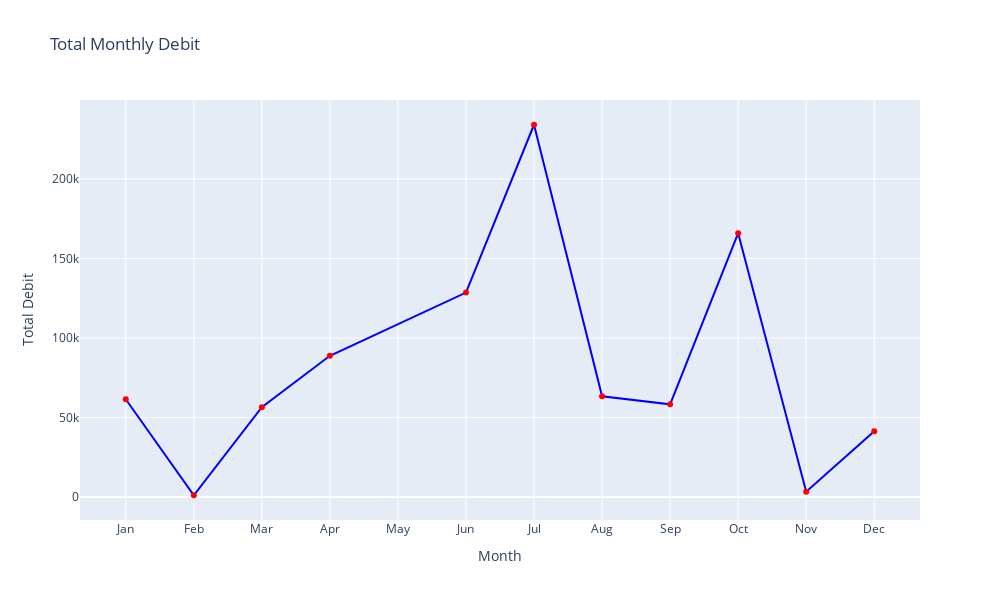

The notebook cell this image was saved under:
### Code cell
# exploring the rate of expenses by month 

# aggregate total debit by Value month
monthly_value = df.groupby('Value Month')['total_debit'].sum()

fig = go.Figure(data=[
    go.Scatter(
        x=monthly_value.index,
        y=monthly_value.values,
        marker=dict(color='red'),
        line=dict(color='blue')
    )
])

fig.update_layout(
    title='Total Monthly Debit',
    xaxis_title='Month',
    yaxis_title='Total Debit',
    xaxis=dict(
        tickmode='array',
        tickvals=list(range(1, 13)),
        ticktext=['Jan', 'Feb', 'Mar', 'Apr', 'May', 'Jun', 'Jul', 'Aug', 'Sep', 'Oct', 'Nov', 'Dec']
    ),
    height=600,
    width=1000
)

fig.show()

### Figure 1 — Plotly figure (JSON) as saved in the notebook; plotly's stock layout.template omitted (floating-point values rounded to 4 significant figures)
{"data": [{"line": {"color": "blue"}, "marker": {"color": "red"}, "type": "scatter", "x": [1, 2, 3, 4, 6, 7, 8, 9, 10, 11, 12], "y": [61519, 1167, 56500, 88851, 128600, 234100, 63400, 58350, 165900, 3360.0, 41351]}], "layout": {"height": 600, "title": {"text": "Total Monthly Debit"}, "width": 1000, "xaxis": {"tickmode": "array", "ticktext": ["Jan", "Feb", "Mar", "Apr", "May", "Jun", "Jul", "Aug", "Sep", "Oct", "Nov", "Dec"], "tickvals": [1, 2, 3, 4, 5, 6, 7, 8, 9, 10, 11, 12], "title": {"text": "Month"}}, "yaxis": {"title": {"text": "Total Debit"}}}}
